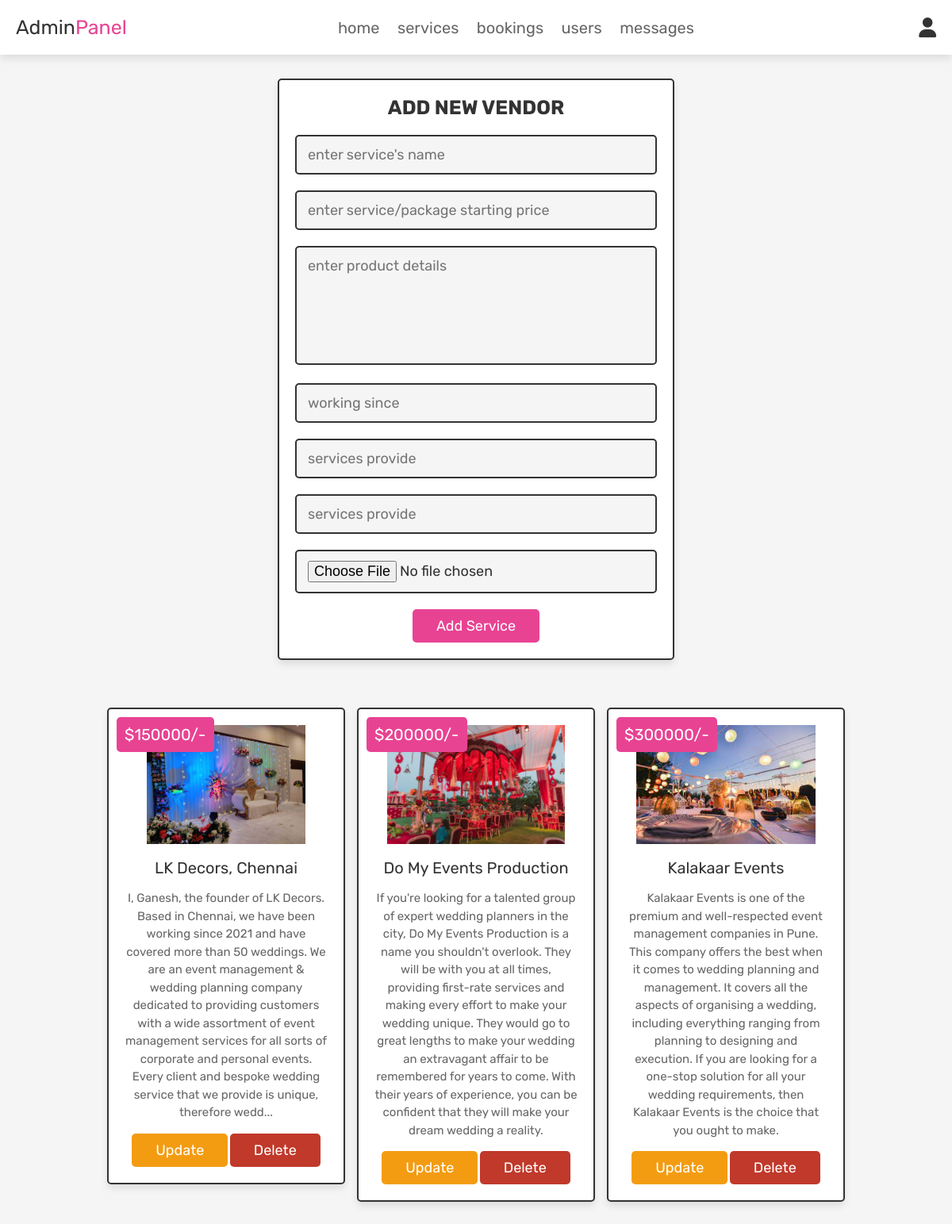
/.history/admin_products_20230409173340.php (signed in), run on the app's committed database.
### tables this page shows
CREATE TABLE `products` (
  `id` int(100) NOT NULL,
  `name` varchar(100) NOT NULL,
  `details` varchar(500) NOT NULL,
  `price` int(100) NOT NULL,
  `workingsince` int(11) NOT NULL,
  `services` varchar(500) NOT NULL,
  `inservices` varchar(500) NOT NULL,
  `image` varchar(100) NOT NULL,
  `reviewlink` varchar(50) NOT NULL
);

### .history/admin_products_20230409173340.php (the view, shortened to what this page needs)
<?php
@include 'config.php';
?>
<!DOCTYPE html>
<html lang="en">
<head>
   <link rel="stylesheet" href="https://cdnjs.cloudflare.com/ajax/libs/font-awesome/6.0.0/css/all.min.css">
   <link rel="stylesheet" href="css/admin_style.css">
</head>
<body>
<?php @include 'admin_header.php'; ?>
<section class="add-products">
   <form action="" method="POST" enctype="multipart/form-data">
      <h3>add new vendor</h3>
      <input type="text" class="box" required placeholder="enter service's name" name="name">
      <input type="number" min="0" class="box" required placeholder="enter service/package starting price" name="price">
      <textarea name="details" class="box" required placeholder="enter product details" cols="30" rows="10"></textarea>
      <input type="number" min="1800" class="box" required placeholder="working since" name="workingsince">
      <input type="text" class="box" required placeholder="services provide" name="services">
      <input type="text" class="box" required placeholder="services provide" name="services">
      <input type="file" accept="image/jpg, image/jpeg, image/png" required class="box" name="image">
      <input type="submit" value="add service" name="add_product" class="btn">
   </form>
</section>
<section class="show-products">
   <div class="box-container">
      <?php
         $select_products = mysqli_query($conn, "SELECT * FROM `products`") or die('query failed');
         if(mysqli_num_rows($select_products) > 0){
            while($fetch_products = mysqli_fetch_assoc($select_products)){
      ?>
      <div class="box">
         <div class="price">$<?php echo $fetch_products['price']; ?>/-</div>
         <img class="image" src="uploaded_img/<?php echo $fetch_products['image']; ?>" alt="">
         <div class="name"><?php echo $fetch_products['name']; ?></div>
         <div class="details"><?php echo $fetch_products['details']; ?></div>
         <a href="admin_update_product.php?update=<?php echo $fetch_products['id']; ?>" class="option-btn">update</a>
         <a href="admin_products.php?delete=<?php echo $fetch_products['id']; ?>" class="delete-btn" onclick="return confirm('delete this product?');">delete</a>
      </div>
      <?php
         }
      }else{
         echo '<p class="empty">no products added yet!</p>';
      }
      ?>
   </div>
</section>
</body>
</html>

### css/admin_style.css (style rules this page uses)
:root { --pink:#e84393; --red:#c0392b; --orange:#f39c12; --black:#333; --white:#fff; --light-color:#666; --light-white:#ccc; --light-bg:#f5f5f5; --border:.2rem solid var(--black); --box-shadow:0 .5rem 1rem rgba(0,0,0,.1); }
* { font-family: 'Rubik', sans-serif; margin:0; padding:0; box-sizing: border-box; outline: none; border:none; text-decoration: none; transition:all .2s linear; }
html { font-size: 62.5%; overflow-x: hidden; scroll-behavior: smooth; scroll-padding-top: 6.5rem; }
body { background: var(--light-bg); }
section { padding:3rem 2rem; }
.btn, .delete-btn, .option-btn { display: inline-block; border-radius: .5rem; margin-top: 1rem; font-size: 1.8rem; color:var(--white); cursor: pointer; padding:1rem 3rem; text-transform: capitalize; }
.btn { background-color: var(--pink); }
.delete-btn { background-color: var(--red); }
.option-btn { background-color: var(--orange); }
.add-products form { max-width: 50rem; border-radius: .5rem; background-color: var(--white); border:var(--border); padding:2rem; text-align: center; margin:0 auto; box-shadow: var(--box-shadow); }
.add-products form h3 { font-size: 2.5rem; text-transform: uppercase; color:var(--black); margin-bottom: 1rem; }
.add-products form .box { width: 100%; margin:1rem 0; font-size: 1.8rem; color:var(--black); border-radius: .5rem; background-color: var(--light-bg); padding:1.2rem 1.4rem; border:var(--border); }
.add-products form textarea { height: 15rem; resize: none; }
.show-products .box-container { display: grid; grid-template-columns: repeat(auto-fit, 30rem); gap:1.5rem; align-items: flex-start; max-width: 1200px; margin: 0 auto; justify-content: center; }
.show-products .box-container .box .image { height: 150px; margin-bottom: 0.5rem; }
.show-products .box-container .box { text-align: center; padding:2rem; border:var(--border); background-color: var(--white); box-shadow: var(--box-shadow); border-radius: .5rem; position: relative; }
.show-products .box-container .box .price { background-color: var(--pink); position: absolute; top:1rem; left:1rem; border-radius: .5rem; color:var(--white); padding:1rem; font-size: 2rem; }
.show-products .box-container .box .name { margin:1rem 0; font-size: 2rem; color:var(--black); }
.show-products .box-container .box .details { line-height: 1.5; color:var(--light-color); font-size: 1.5rem; padding:.5rem 0; }

### data on the page
products: price "150000", image (picture), name "LK Decors, Chennai", details "I, Ganesh, the founder of LK Decors. Based in Chennai, we have been working since 2021 and have covered more than 50 weddings. We are an event management & wedding planning company dedicated to providing customers with a wide assortment of event management services for all sorts of corporate and personal events. Every client and bespoke wedding service that we provide is unique, therefore wedd..."
products: price "200000", image (picture), name "Do My Events Production", details "If you're looking for a talented group of expert wedding planners in the city, Do My Events Production is a name you shouldn't overlook. They will be with you at all times, providing first-rate services and making every effort to make your wedding unique. They would go to great lengths to make your wedding an extravagant affair to be remembered for years to come. With their years of experience, you can be confident that they will make your dream wedding a reality."
products: price "300000", image (picture), name "Kalakaar Events", details "Kalakaar Events is one of the premium and well-respected event management companies in Pune. This company offers the best when it comes to wedding planning and management. It covers all the aspects of organising a wedding, including everything ranging from planning to designing and execution. If you are looking for a one-stop solution for all your wedding requirements, then Kalakaar Events is the choice that you ought to make."
